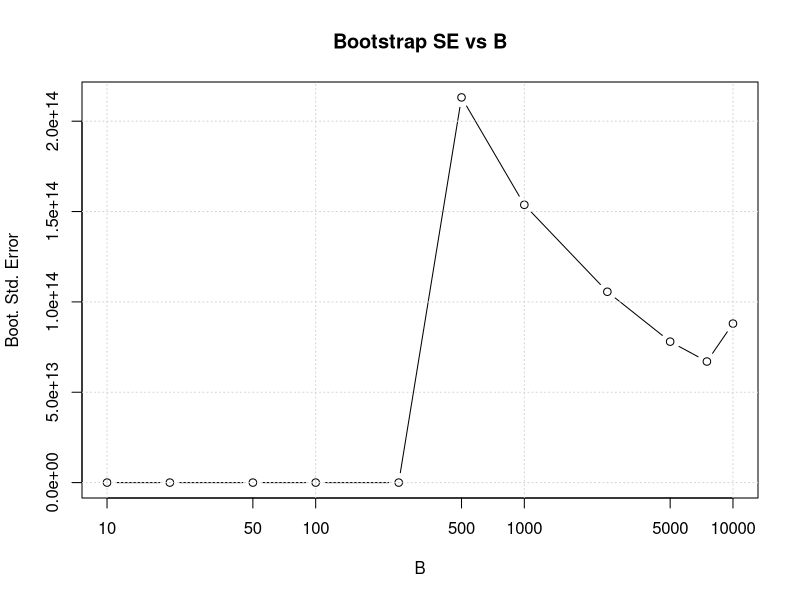
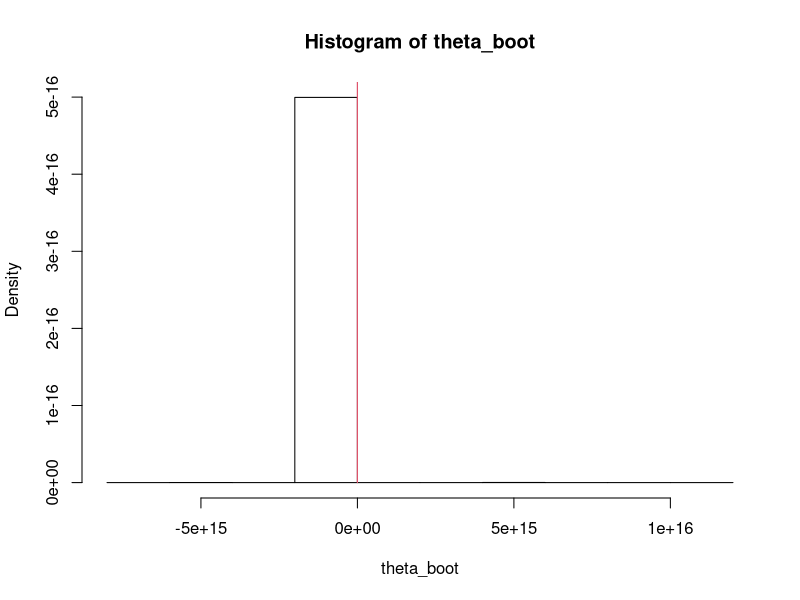

The R script that drew these images, in order:
## Question 3
##------------------------------------------------
ID<-c(1:10)
x1<-c(0.8,-1.23,1.25,-0.28,-0.03,0.61,1.43,-0.54,-0.35,-1.60)
x2<-c(0.64,-1.69,1.47,-0.14,-0.18,0.43,1.61,-0.31,-0.38,-1.82)
(q3.df <- data.frame(ID,x1,x2))

# 3.1 --------------------------------------
# Calculate the means
(mean_x1 <- mean(q3.df$x1))
(mean_x2 <- mean(q3.df$x2))

(theta.obs <- mean_x1 / mean_x2)


### 3.2 ----------------------------------------------------
## Non-parameteric bootstrap 
# Define the dataset
ID <- c(1:10)
x1 <- c(0.8, -1.23, 1.25, -0.28, -0.03, 0.61, 1.43, -0.54, -0.35, -1.60)
x2 <- c(0.64, -1.69, 1.47, -0.14, -0.18, 0.43, 1.61, -0.31, -0.38, -1.82)

# Calculate the ratio statistic
theta_hat <- function(x1, x2) {
  mean(x1) / mean(x2)
}

theta_hat(x1, x2)

# Bootstrap standard error function
bootstrap_se <- function(x1, x2, B) {
  set.seed(3647)
  n <- length(x1)
  theta_boot <- numeric(B)
  for (b in 1:B) {
    # Resample with replacement
    indices <- sample(1:n, size = n, replace = TRUE)
    x1_sample <- x1[indices]
    x2_sample <- x2[indices]
    
    # Check for mean(x2) != 0
    if (mean(x2_sample) != 0) {
      theta_boot[b] <- theta_hat(x1_sample, x2_sample)
    } else {
      theta_boot[b] <- NA  # Assign NA if mean(x2) = 0
    }
  }
  sd(na.omit(theta_boot))/sqrt(n)
  #sqrt(var(theta_boot))
}

bootstrap_B <- c(10, 20, 50, 100, 250, 500, 1000, 2500, 5000, 7500, 10000)
(bootstrap_se_values <- sapply(bootstrap_B, function(B) bootstrap_se(x1, x2, B)))

# Combine results
(results <- data.frame(B = bootstrap_B, Bootstrap_SE = bootstrap_se_values))

# Plot Bootstrap SE vs B
plot(results$B, results$Bootstrap_SE, type = "b", log = "x",
     xlab = "B", ylab = "Boot. Std. Error",
     main = "Bootstrap SE vs B")
grid()




##--------Jacknife ----------------
(n <- length(x1))
m.jack <- c(1:n)

for(i in 1:n) {
  cat(i)
  x1.jack <- x1[ - c(i)]
  x2.jack <- x2[ - c(i)]
  m.jack[i] <- mean(x2.jack)/mean(x1.jack)
}

(n - 1) * (mean(m.jack) - theta.obs)


# Jackknife function
jackknife_se <- function(x1, x2) {
  n <- length(x1)
  jackknife_thetas <- numeric(n)
  
  for (i in 1:n) {
    x1_jack <- x1[-i]
    x2_jack <- x2[-i]
    jackknife_thetas[i] <- mean(x1_jack) / mean(x2_jack)
  }
  
  # Jackknife standard error
  se <- sqrt((n - 1) * var(jackknife_thetas))
  list(se = se, estimates = jackknife_thetas)
}

# Jackknife SE
jackknife_results <- jackknife_se(x1, x2)
jackknife_se <- jackknife_results$se
jackknife_se


### 3.2 -------------###########################################



# Jackknife standard error function
jackknife_se <- function(x1, x2) {
  n <- length(x1)
  theta_jack <- numeric(n)
  for (i in 1:n) {
    # Leave one observation out
    theta_jack[i] <- theta_hat(x1[-i], x2[-i])
  }
  (n - 1) * sqrt(var(theta_jack) / n)
}

(jack.se <- jackknife_se(x1, x2))

### 3.3 ----------
# bootstrap confidence interval
bootstrap_ci <- function(x1, x2, B, seed = NULL) {
  if (!is.null(seed)) set.seed(seed)
  
  n <- length(x1)
  theta_boot <- numeric(B)
  
  for (b in 1:B) {
    indices <- sample(1:n, size = n, replace = TRUE)
    x1_sample <- x1[indices]
    x2_sample <- x2[indices]
    
    if (mean(x2_sample) != 0) {
      theta_boot[b] <- mean(x1_sample) / mean(x2_sample)
    } else {
      theta_boot[b] <- NA 
    }
  }
  
  theta_boot <- na.omit(theta_boot)
  
  # 95% CI using the percentile method
  ci_lower <- quantile(theta_boot, probs = 0.025)
  ci_upper <- quantile(theta_boot, probs = 0.975)
  
  list(CI = c(ci_lower, ci_upper), Bootstrap_Estimates = theta_boot)
}

result <- bootstrap_ci(x1, x2, B = 10000, seed = 123)

# Print the confidence interval
print(result$CI)



#######===3.3 ======================================
# Confidence interval using bootstrap estimates
# Data
x1 <- c(0.8, -1.23, 1.25, -0.28, -0.03, 0.61, 1.43, -0.54, -0.35, -1.60)
x2 <- c(0.64, -1.69, 1.47, -0.14, -0.18, 0.43, 1.61, -0.31, -0.38, -1.82)

# Function to calculate bootstrap estimates and CI (without histogram)
bootstrap_ci <- function(x1, x2, B) {
  set.seed(2523)  # Set seed if provided
  n <- length(x1)
  theta_boot <- numeric(B)
  
  for (b in 1:B) {
    # Resample with replacement
    indices <- sample(1:n, size = n, replace = TRUE)
    x1_sample <- x1[indices]
    x2_sample <- x2[indices]
    
    # Check for mean(x2) != 0
    if (mean(x2_sample) != 0) {
      theta_boot[b] <- mean(x1_sample) / mean(x2_sample)
    } else {
      theta_boot[b] <- NA  # Assign NA if mean(x2) = 0
    }
  }
  
  # Remove NA values
  theta_boot <- na.omit(theta_boot)
  
  ci <- quantile(theta_boot, probs = c(0.025, 0.975))
  
  return(list(CI = ci, Bootstrap_Estimates = theta_boot))
}

result <- bootstrap_ci(x1, x2, B = 10000)
print(result$CI)

### following prof code
n <- length(x1)
B = 10000
theta_boot<-c(1:B)

for (b in 1:B) {
  # Resample with replacement
  indices <- sample(1:n, size = n, replace = TRUE)
  x1_sample <- x1[indices]
  x2_sample <- x2[indices]
  theta_boot[b] <- mean(x1_sample) / mean(x2_sample)
}

t.up<-quantile(theta_boot,probs=c(0.95))
t.lo<-quantile(theta_boot,probs=c(0.05))
c(t.up,t.lo)
hist(theta_boot,nclass=10,col=0,probability=TRUE)
lines(c(t.up,t.up),c(0,20),col=2)
lines(c(t.lo,t.lo),c(0,10),col=2)




########=================================

#### 3.4 ------------------------------------------------------------------
# Hypothesis test using bootstrap
bootstrap_test <- function(x1, x2, B, theta_null = 1) {
  set.seed(5332)
  n <- length(x1)
  bootstrap_thetas <- numeric(B)
  
  for (b in 1:B) {
    indices <- sample(1:n, n, replace = TRUE)
    x1_sample <- x1[indices]
    x2_sample <- x2[indices]
    bootstrap_thetas[b] <- mean(x1_sample) / mean(x2_sample)
  }
  
  # Compute p-value for one-sided test
  p_value <- mean(bootstrap_thetas >= theta_null)
  p_value
}

# Test with B = 1000 and H0: theta = 1
bootstrap_p_value <- bootstrap_test(x1, x2, B = 1000, theta_null = 1)
bootstrap_p_value
